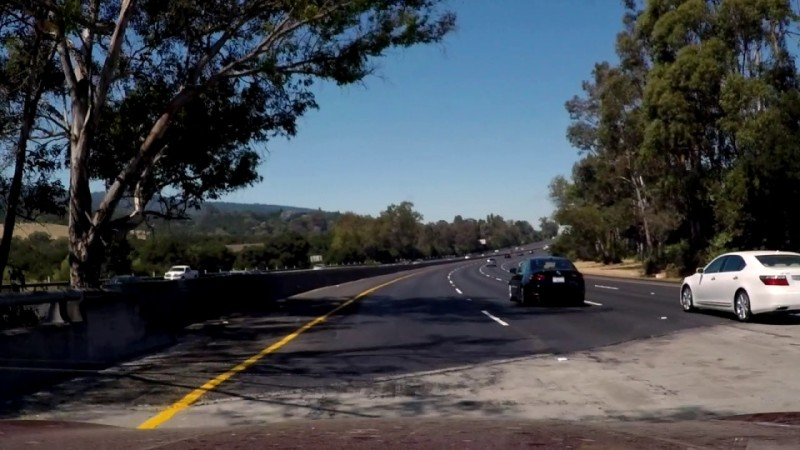
#> input picture test.jpg, 800 x 450 px, found by its file name
$ python '차선.py'
#> lines starting #> are read from the running program, lines starting #| are printed output that depends on the picture; after the words box and inside, x2 and y2 are one past the last pixel; in counts of white or black regions, pixels touching at a corner belong together
# -*- coding: utf-8 -*- #
import cv2 # opencv 사용
import numpy as np

def grayscale(img): # 흑백이미지로 변환
    return cv2.cvtColor(img, cv2.COLOR_RGB2GRAY)

def canny(img, low_threshold, high_threshold): # Canny 알고리즘
    return cv2.Canny(img, low_threshold, high_threshold)

def gaussian_blur(img, kernel_size): # 가우시안 필터
    return cv2.GaussianBlur(img, (kernel_size, kernel_size), 0)

def region_of_interest(img, vertices, color3=(255,255,255), color1=255): # ROI 셋팅

    mask = np.zeros_like(img) # mask = img와 같은 크기의 빈 이미지

    if len(img.shape) > 2: # Color 이미지(3채널)라면 :
        color = color3
    else: # 흑백 이미지(1채널)라면 :
        color = color1

    # vertices에 정한 점들로 이뤄진 다각형부분(ROI 설정부분)을 color로 채움
    cv2.fillPoly(mask, vertices, color)

    # 이미지와 color로 채워진 ROI를 합침
    ROI_image = cv2.bitwise_and(img, mask)
    return ROI_image

def draw_lines(img, lines, color=[255, 0, 0], thickness=2): # 선 그리기
    for line in lines:
        for x1,y1,x2,y2 in line:
            cv2.line(img, (x1, y1), (x2, y2), color, thickness)

def draw_fit_line(img, lines, color=[255, 0, 0], thickness=10): # 대표선 그리기
        cv2.line(img, (lines[0], lines[1]), (lines[2], lines[3]), color, thickness)

def hough_lines(img, rho, theta, threshold, min_line_len, max_line_gap): # 허프 변환
    lines = cv2.HoughLinesP(img, rho, theta, threshold, np.array([]), minLineLength=min_line_len, maxLineGap=max_line_gap)
    #hough_lines(ROI_img, 1, 1 * np.pi/180, 30, 10, 20)
    #line_img = np.zeros((img.shape[0], img.shape[1], 3), dtype=np.uint8)
    #draw_lines(line_img, lines)

    return lines

def weighted_img(img, initial_img, α=1, β=1., λ=0.): # 두 이미지 operlap 하기
    return cv2.addWeighted(initial_img, α, img, β, λ)

def get_fitline(img, f_lines): # 대표선 구하기
    lines = np.squeeze(f_lines)
    lines = lines.reshape(lines.shape[0]*2,2)
    rows,cols = img.shape[:2]
    output = cv2.fitLine(lines,cv2.DIST_L2,0, 0.01, 0.01)
    vx, vy, x, y = output[0], output[1], output[2], output[3]
    y1, x1 = int(((img.shape[0]-1)-y)/vy*vx + x) , img.shape[0]-1
    y2, x2 = int(((img.shape[0]/2+100)-y)/vy*vx + x) , int(img.shape[0]/2+100)

    result = [y1,x1,y2,x2]
    return result

image = cv2.imread('/Users/binn/Desktop/현경쓰/test.jpg') # 이미지 읽기
#> image is the input picture: shape (450, 800, 3); mean B, G, R 75.4, 70.7, 66.6

height, width = image.shape[:2] # 이미지 높이, 너비
#> height = 450; width = 800

gray_img = grayscale(image) # 흑백이미지로 변환
#> in grayscale, `return cv2.cvtColor(img, cv2.COLOR_RGB2GRAY)`:
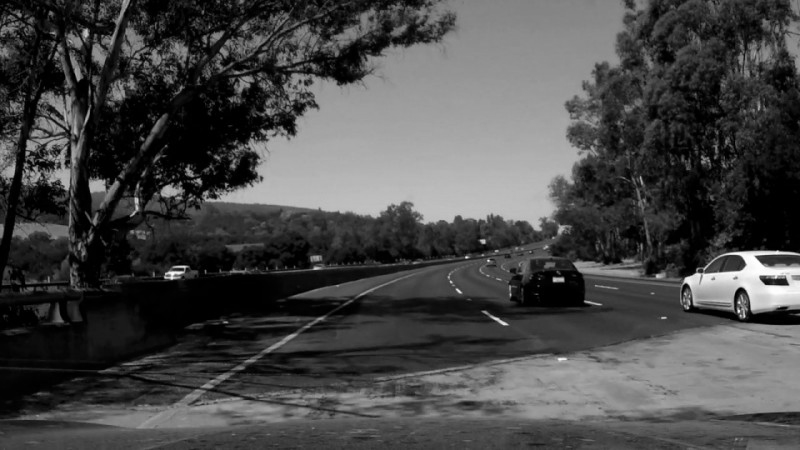
#> returned value: shape (450, 800); min 0, max 254, mean 71.6

blur_img = gaussian_blur(gray_img, 3) # Blur 효과

canny_img = canny(blur_img, 70, 210) # Canny edge 알고리즘
#> in canny, `return cv2.Canny(img, low_threshold, high_threshold)`:
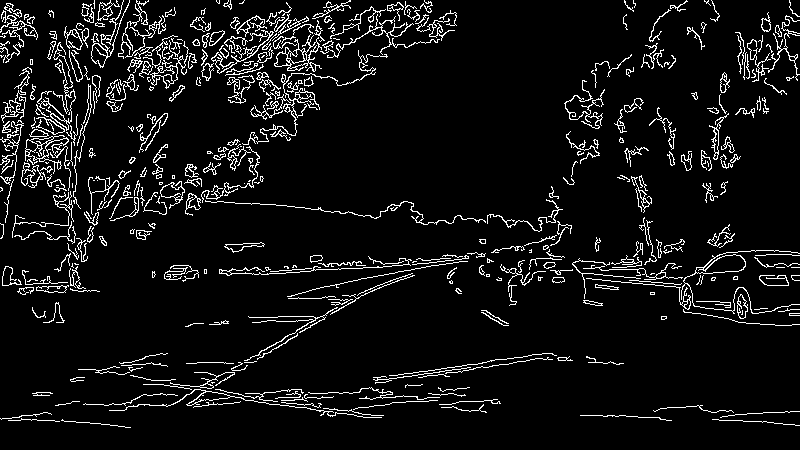
#> returned value: shape (450, 800); 7% white in thin lines or dots

vertices = np.array([[(50,height),(width/2-45, height/2+60), (width/2+45, height/2+60), (width-50,height)]], dtype=np.int32)
ROI_img = region_of_interest(canny_img, vertices) # ROI 설정
#> in region_of_interest, `cv2.fillPoly(mask, vertices, color)`:
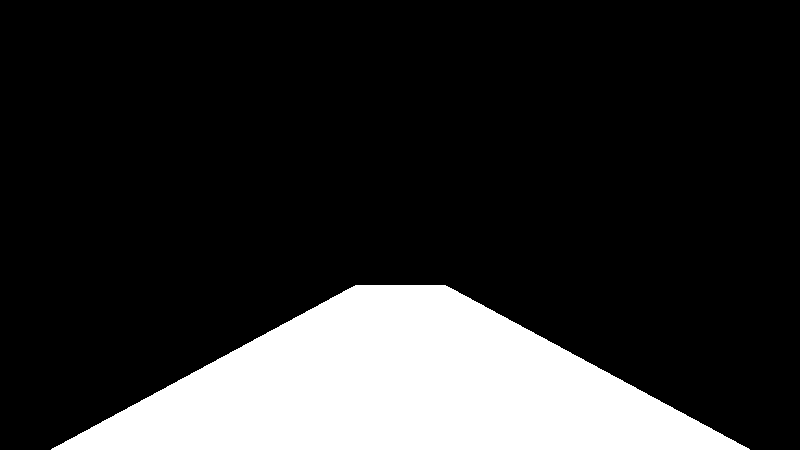
#> mask: shape (450, 800); 18.1% white; 1 white region, box (x1, y1, x2, y2) and area: (51, 285, 750, 450) 65315
#> in region_of_interest, `ROI_image = cv2.bitwise_and(img, mask)`:
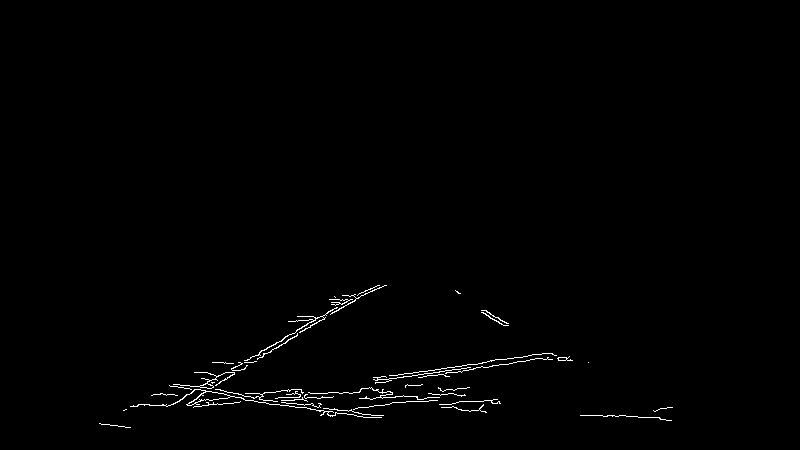
#> ROI_image: shape (450, 800); 0.77% white in thin lines or dots, all inside (x1, y1, x2, y2) = (99, 285, 673, 428)

##################여기서 부터는 기울기 관련한 허프변환 및 라인 그리기 인데 자세히 안봐서 잘 모르겠다########################
line_arr = hough_lines(ROI_img, 1, 1 * np.pi/180, 30, 5, 20) # 허프 변환
#> in hough_lines, `lines = cv2.HoughLinesP(img, rho, theta, threshold, np.array([]), minL..`: lines = 48 rows, first 6: [186, 404, 343, 306], [418, 377, 556, 355], [194, 406, 233, 403], [377, 378, 552, 353], [218, 393, 289, 403], [186, 394, 370, 288]
#> line_arr has the same summary as lines in hough_lines
line_arr = np.squeeze(line_arr)

# 기울기 구하기
slope_degree = (np.arctan2(line_arr[:,1] - line_arr[:,3], line_arr[:,0] - line_arr[:,2]) * 180) / np.pi
#> slope_degree = 48 values, max 180 at index 7, min -179.1 at index 14, mean 65.1

# 수평 기울기 제한
line_arr = line_arr[np.abs(slope_degree)<160]
#> line_arr = [[186, 404, 343, 306], [186, 394, 370, 288], [166, 406, 371, 288], [297, 333, 374, 289], [170, 405, 259, 354], [564, 357, 569, 360], [563, 357, 568, 360]]
slope_degree = slope_degree[np.abs(slope_degree)<160]
#> slope_degree = [148, 150.1, 150.1, 150.3, 150.2, -149, -149]
# 수직 기울기 제한
line_arr = line_arr[np.abs(slope_degree)>95]
slope_degree = slope_degree[np.abs(slope_degree)>95]

# 필터링된 직선 버리기
L_lines, R_lines = line_arr[(slope_degree>0),:], line_arr[(slope_degree<0),:]
#> L_lines = [[186, 404, 343, 306], [186, 394, 370, 288], [166, 406, 371, 288], [297, 333, 374, 289], [170, 405, 259, 354]]; R_lines = [[564, 357, 569, 360], [563, 357, 568, 360]]
temp = np.zeros((image.shape[0], image.shape[1], 3), dtype=np.uint8)
L_lines, R_lines = L_lines[:,None], R_lines[:,None]

################################################################################################################

# 왼쪽, 오른쪽 각각 대표선 구하기
L = get_fitline(image,L_lines)
#> in get_fitline, `lines = np.squeeze(f_lines)`: lines has the same summary as L_lines outside get_fitline
#> in get_fitline, `lines = lines.reshape(lines.shape[0]*2,2)`: lines = [[186, 404], [343, 306], [186, 394], [370, 288], [166, 406], [371, 288], [297, 333], [374, 289], [170, 405], [259, 354]]
#> in get_fitline, `output = cv2.fitLine(lines,cv2.DIST_L2,0, 0.01, 0.01)`: output = [0.864, -0.504, 272.2, 346.7]
#> in get_fitline, `vx, vy, x, y = output[0], output[1], output[2], output[3]`: vx = [0.864]; vy = [-0.504]; x = [272.2]; y = [346.7]
#> in get_fitline, `y1, x1 = int(((img.shape[0]-1)-y)/vy*vx + x) , img.shape[0]-1`: y1 = 96; x1 = 449
#> in get_fitline, `y2, x2 = int(((img.shape[0]/2+100)-y)/vy*vx + x) , int(img.shape[0]/2+..`: y2 = 309; x2 = 325
#> in get_fitline, `result = [y1,x1,y2,x2]`: result = [96, 449, 309, 325]
#> L = [96, 449, 309, 325]
R = get_fitline(image,R_lines)
#> R = [721, 449, 508, 325]

# 대표선 그리기
draw_fit_line(temp, R)
#> in draw_fit_line, `cv2.line(img, (lines[0], lines[1]), (lines[2], lines[3]), color, thick..`:
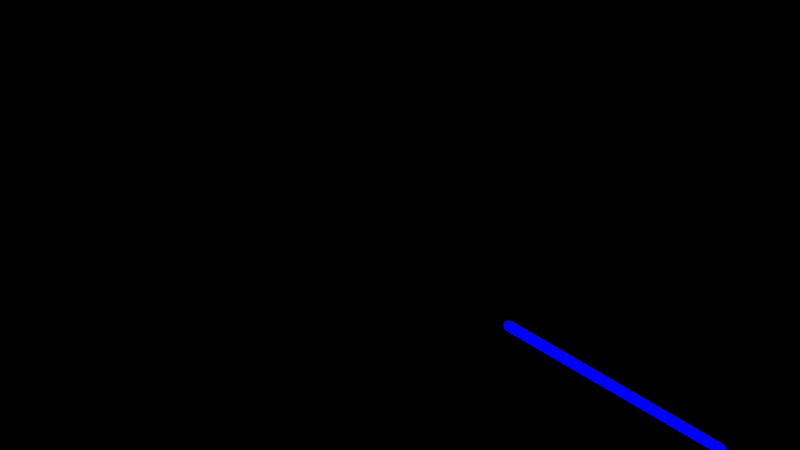
#> img: shape (450, 800, 3); mean of channels 0, 1, 2 2, 0, 0; drawn as B, G, R
draw_fit_line(temp, L)
#> call 2 of draw_fit_line, with thickness = 10
#> in draw_fit_line (call 2), `cv2.line(img, (lines[0], lines[1]), (lines[2], lines[3]), color, thick..`:
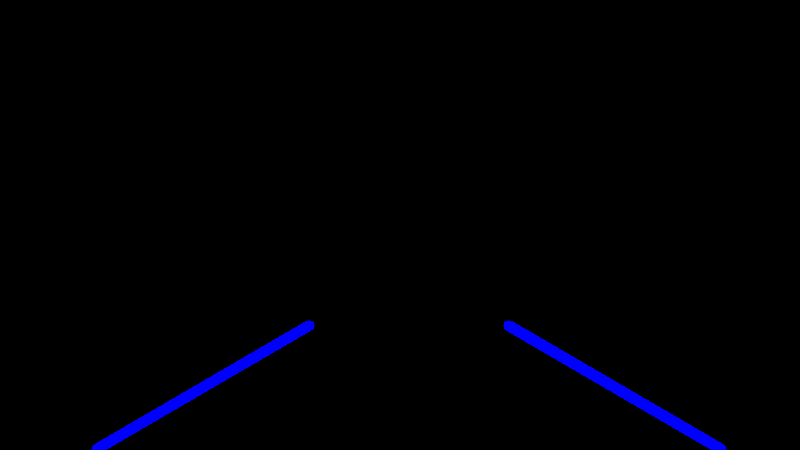
#> img: shape (450, 800, 3); 0.76% of pixels changed, all inside (x1, y1, x2, y2) = (91, 320, 315, 450); drawn as B, G, R

##########점 확인하기#####################################
# temp[R[1]-5:R[1]+5,R[0]-5:R[0]+5]=[255,255,255]

# temp[R[3]-5:R[3]+5,R[2]-5:R[2]+5]=[255,255,255]

# temp[L[1]-5:L[1]+5,L[0]-5:L[0]+5]=[255,255,255]

# temp[L[3]-5:L[3]+5,L[2]-5:L[2]+5]=[255,255,255]
#######################################################

p1=(int((R[2]+L[2])/2),int((R[3]+L[3])/2)) #중간점 구하기
#> p1 = (408, 325)
p2=(int((R[0]+L[0])/2),int((R[1]+L[1])/2))
#> p2 = (408, 449)

result = weighted_img(temp, image) # 원본 이미지에 검출된 선 overlap , result = 원래 이미지 + temp, temp=까만배경에 선 그린거
cv2.line(result,p1,p2,(0,0,255),thickness=3)
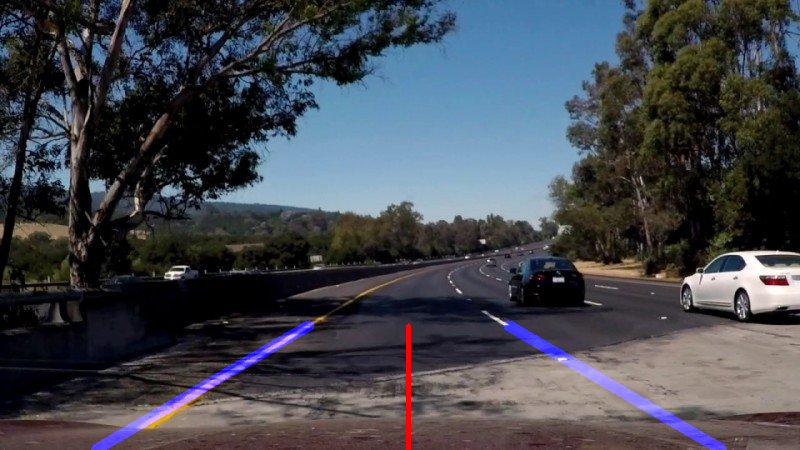
#> result: shape (450, 800, 3); mean of channels 0, 1, 2 78, 70.6, 66.9; drawn as B, G, R
cv2.imshow('result',result) # 결과 이미지 출력
cv2.waitKey(0) #키보드 입력까지 무한대기
